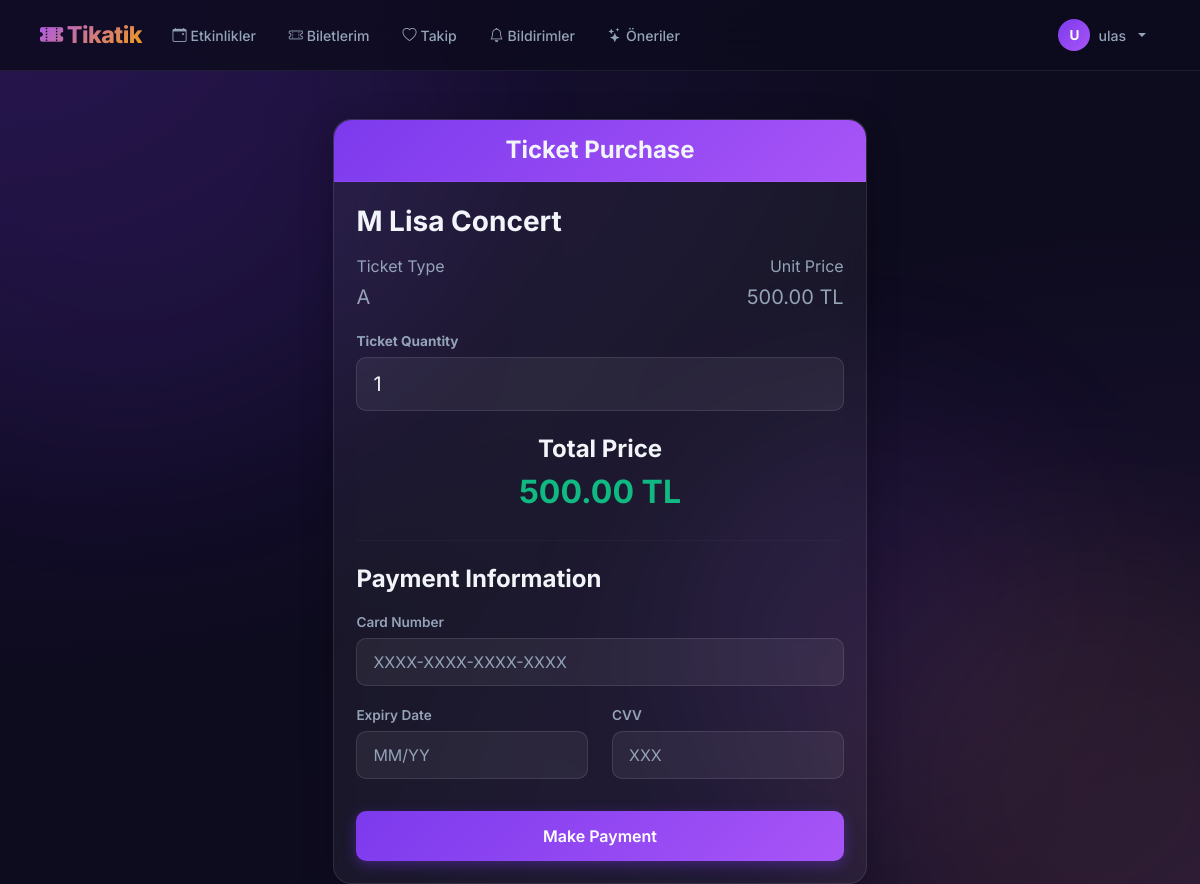
Screenshot of /bilet-al/42/ (signed in) with the database file from the repository.
### app/models.py (models this page shows, shortened)
class CustomUser(AbstractUser):
    USER_TYPE_CHOICES = (
        ('C', 'Customer'),
        ('S', 'Seller'),
        ("A", "Admin"), )
    user_type = models.CharField(max_length=1, choices=USER_TYPE_CHOICES, default='C')
    followed_artists = models.ManyToManyField('Artist', blank=True, related_name='followers')
    followed_actors = models.ManyToManyField('Actor', blank=True, related_name='actor_followers')

class Event(models.Model):
    CATEGORY_CHOICES = [
        ('concert', 'Concert'),
        ('cinema', 'Cinema'),
        ('theatre', 'Theatre'), ]
    title = models.CharField(max_length=200)
    category = models.CharField(max_length=50, choices=CATEGORY_CHOICES)
    date = models.DateField()
    time = models.TimeField()
    city = models.CharField(max_length=100, help_text="City")
    location = models.CharField(max_length=100)
    description = models.TextField()
    image = models.ImageField(upload_to='events/')
    price = models.DecimalField(max_digits=8, decimal_places=2, default=500.00)
    price_a = models.DecimalField(max_digits=8, decimal_places=2, default=500)
    price_b = models.DecimalField(max_digits=8, decimal_places=2, default=750)
    price_c = models.DecimalField(max_digits=8, decimal_places=2, default=1000)
    seats_a =models.PositiveIntegerField(default=50)
    seats_b =models.PositiveIntegerField(default=50)
    seats_c =models.PositiveIntegerField(default=50)
    artist = models.ForeignKey(Artist, on_delete=models.SET_NULL, null=True, blank=True, related_name='events_by_artist', help_text="Select the artist associated with this event.")
    actor = models.ForeignKey(Actor, on_delete=models.SET_NULL, null=True, blank=True, related_name='events_by_actor', help_text="Select the actor associated with this event.")
    is_approved = models.BooleanField(default=False)
    seller = models.ForeignKey(CustomUser, on_delete=models.CASCADE, related_name='events')
    is_on_sale = models.BooleanField(default=False)
    sale_price_a = models.DecimalField(max_digits=10, decimal_places=2, null=True, blank=True)
    sale_price_b = models.DecimalField(max_digits=10, decimal_places=2, null=True, blank=True)
    sale_price_c = models.DecimalField(max_digits=10, decimal_places=2, null=True, blank=True)
    sale_start_time = models.DateTimeField(null=True, blank=True)
    def get_current_price(self, ticket_type):
        if self.is_on_sale:
            if ticket_type == 'A':
                return self.sale_price_a if self.sale_price_a is not None else self.price_a
            elif ticket_type == 'B':
                return self.sale_price_b if self.sale_price_b is not None else self.price_b
            elif ticket_type == 'C':
                return self.sale_price_c if self.sale_price_c is not None else self.price_c

### app/views.py (the view, shortened to what this page needs)
# urls.py: path('bilet-al/<int:event_id>/', views.ticket_purchase, name='ticket_purchase'),
@login_required
def ticket_purchase(request, event_id):
    event = get_object_or_404(Event, id=event_id)
    ticket_type = request.GET.get('ticket_type', 'A')
    price = event.get_current_price(ticket_type)
    price_map = {'A': 'price_a', 'B': 'price_b', 'C': 'price_c'}
    stock_map = {'A': 'seats_a', 'B': 'seats_b', 'C': 'seats_c'}
    price = getattr(event, price_map.get(ticket_type))
    stock = getattr(event, stock_map.get(ticket_type))
    error = None
    return render(request, 'app/ticket_purchase.html', {'event': event,'ticket_type': ticket_type, 'stock': stock,'price': price,'error': error})

### app/templates/app/ticket_purchase.html (shortened to what this page needs)
{% extends 'app/navbar.html' %}
{% load crispy_forms_tags %}
{% load static %}
{% block content %}
<div class="container mt-5">
    <div class="row justify-content-center">
        <div class="col-md-8 col-lg-6">
            <div class="card shadow-lg border-0 rounded-3">
                <div class="card-header bg-primary text-white text-center py-3 rounded-top-3">
                    <h2 class="card-title mb-0 fs-4">Ticket Purchase</h2>
                </div>
                <div class="card-body p-4">
                    <h3 class="mb-3 fw-bold">{{ event.title }}</h3>
                    <div class="row mb-3">
                        <div class="col-6">
                            <p class="mb-1 text-muted">Ticket Type</p>
                            <p class="fs-5 mb-0">{{ ticket_type }}</p>
                        </div>
                        <div class="col-6 text-end">
                            <p class="mb-1 text-muted">Unit Price</p>
                            <p class="fs-5 mb-0">
                                <span id="unit-price" data-price="{{ price|floatformat:2 }}">
                                    {{ price|floatformat:2 }} TL
                                </span>
                            </p>
                        </div>
                    </div>
                    <form method="POST">
                        <div class="mb-4">
                            <label for="quantity" class="form-label fw-bold">Ticket Quantity</label>
                            <input
                                type="number"
                                id="quantity"
                                name="quantity"
                                value="1"
                                min="1"
                                max="{{ stock }}"
                                class="form-control form-control-lg"
                                onchange="updateTotal()">
                        </div>
                        <div class="text-center mb-4">
                            <h4 class="mb-1">Total Price</h4>
                            <p class="fs-2 fw-bold text-success">
                                <span id="total-price">{{ price|floatformat:2 }}</span> TL
                            </p>
                        </div>
                        <hr class="my-4">
                        <h4 class="mb-3 fw-bold">Payment Information</h4>
                        <div class="mb-3">
                            <label for="card_number" class="form-label">Card Number</label>
                            <input type="text" id="card_number" name="card_number" placeholder="XXXX-XXXX-XXXX-XXXX" class="form-control" required autocomplete="off">
                        </div>
                        <div class="row">
                            <div class="col-md-6 mb-3">
                                <label for="expiry" class="form-label">Expiry Date</label>
                                <input type="text" id="expiry" name="expiry" placeholder="MM/YY" class="form-control" required autocomplete="off">
                            </div>
                            <div class="col-md-6 mb-3">
                                <label for="cvv" class="form-label">CVV</label>
                                <input type="text" id="cvv" name="cvv" placeholder="XXX" class="form-control" required autocomplete="off">
                            </div>
                        </div>
                        <button type="submit" class="btn btn-primary w-100 btn-lg mt-3">
                            Make Payment
                        </button>
                    </form>
                </div>
            </div>
        </div>
    </div>
</div>
{% endblock %}

### app/templates/app/navbar.html (shortened to what this page needs)
{% load static %}
{% load crispy_forms_tags %}
<!DOCTYPE html>
<html lang="tr">
<head>
    <link href="https://cdn.jsdelivr.net/npm/bootstrap@5.3.3/dist/css/bootstrap.min.css" rel="stylesheet">
    <link rel="stylesheet" href="https://cdn.jsdelivr.net/npm/bootstrap-icons@1.11.3/font/bootstrap-icons.min.css">
    <link rel="stylesheet" href="https://cdnjs.cloudflare.com/ajax/libs/font-awesome/6.5.0/css/all.min.css">
    <link rel="stylesheet" href="{% static 'css/style.css' %}">
</head>
<body>
    <div class="background-shapes">
        <div class="shape shape-1"></div>
        <div class="shape shape-2"></div>
        <div class="shape shape-3"></div>
    </div>
    <nav class="navbar navbar-expand-lg">
        <div class="container-fluid px-3">
            <a class="navbar-brand" href="{% url 'dashboard' %}">
                <i class="bi bi-ticket-perforated-fill me-1"></i>Tikatik
            </a>
            <div class="collapse navbar-collapse" id="navbarMenu">
                <ul class="navbar-nav me-auto gap-1 mt-2 mt-lg-0">
                    {% if request.user.is_authenticated %}
                        <li class="nav-item">
                            <a class="nav-link" href="{% url 'event_list' %}">
                                <i class="bi bi-calendar-event me-1"></i>Etkinlikler
                            </a>
                        </li>
                        <li class="nav-item">
                            <a class="nav-link" href="{% url 'my_tickets' %}">
                                <i class="bi bi-ticket-perforated me-1"></i>Biletlerim
                            </a>
                        </li>
                        <li class="nav-item">
                            <a class="nav-link" href="{% url 'following' %}">
                                <i class="bi bi-heart me-1"></i>Takip
                            </a>
                        </li>
                        <li class="nav-item">
                            <a class="nav-link" href="{% url 'notifications' %}">
                                <i class="bi bi-bell me-1"></i>Bildirimler
                            </a>
                        </li>
                        <li class="nav-item">
                            <a class="nav-link" href="{% url 'recommended_events' %}">
                                <i class="bi bi-stars me-1"></i>Öneriler
                            </a>
                        </li>
                    {% endif %}
                </ul>
                {% if request.user.is_authenticated %}
                    <ul class="navbar-nav ms-auto align-items-lg-center">
                        <li class="nav-item dropdown">
                            <a class="nav-link dropdown-toggle d-flex align-items-center gap-2" href="#"
                               id="navbarDropdown" role="button" data-bs-toggle="dropdown" aria-expanded="false">
                                <span class="d-inline-flex align-items-center justify-content-center"
                                      style="width:32px;height:32px;border-radius:50%;background:linear-gradient(135deg,#7c3aed,#a855f7);font-size:0.85rem;font-weight:700;color:white;">
                                    {{ request.user.username|first|upper }}
                                </span>
                                <span style="font-size:0.88rem;">{{ request.user.username }}</span>
                            </a>
                        </li>
                    </ul>
                {% endif %}
            </div>
        </div>
    </nav>
    <div class="container mt-4">
        {% block content %}{% endblock %}
    </div>
</body>
</html>

### static/css/style.css (style rules this page uses)
:root { --bg-primary: #0d0b1e; --bg-secondary: #1a1033; --bg-card: rgba(255, 255, 255, 0.05); --border-card: rgba(255, 255, 255, 0.09); --purple-primary: #7c3aed; --purple-light: #a855f7; --purple-dark: #5b21b6; --gold: #f59e0b; --gold-light: #fcd34d; --text-primary: #f1f5f9; --text-secondary: #94a3b8; --success: #10b981; --danger: #ef4444; --info: #06b6d4; }
*, *::before, *::after { box-sizing: border-box; }
body { background-color: var(--bg-primary); background-image: radial-gradient(ellipse at top left, rgba(124, 58, 237, 0.18) 0%, transparent 55%), radial-gradient(ellipse at bottom right, rgba(168, 85, 247, 0.12) 0%, transparent 55%); background-attachment: fixed; font-family: 'Inter', 'Segoe UI', Arial, sans-serif; color: var(--text-primary); min-height: 100vh; }
.background-shapes { position: fixed; top: 0; left: 0; width: 100%; height: 100%; pointer-events: none; z-index: 0; overflow: hidden; }
.shape { position: absolute; border-radius: 50%; filter: blur(90px); opacity: 0.07; animation: floatShape 22s ease-in-out infinite; }
.shape-1 { width: 650px; height: 650px; background: var(--purple-primary); top: -200px; left: -200px; animation-delay: 0s; }
.shape-2 { width: 500px; height: 500px; background: var(--gold); bottom: -150px; right: -150px; animation-delay: -8s; }
.shape-3 { width: 400px; height: 400px; background: var(--purple-light); top: 45%; left: 55%; animation-delay: -16s; }
.container, nav, footer { position: relative; z-index: 1; }
.navbar { background: rgba(13, 11, 30, 0.82) !important; backdrop-filter: blur(22px); -webkit-backdrop-filter: blur(22px); border-bottom: 1px solid rgba(255, 255, 255, 0.07); padding: 0.75rem 1.5rem; position: sticky; top: 0; z-index: 1000; }
.navbar-brand { font-size: 1.45rem; font-weight: 800; background: linear-gradient(135deg, var(--purple-light) 0%, var(--gold) 100%); -webkit-background-clip: text; -webkit-text-fill-color: transparent; background-clip: text; letter-spacing: -0.5px; }
.navbar .nav-link { color: var(--text-secondary) !important; font-weight: 500; padding: 0.45rem 0.9rem !important; border-radius: 8px; transition: all 0.2s ease; font-size: 0.88rem; }
.card { background: var(--bg-card) !important; border: 1px solid var(--border-card) !important; border-radius: 18px !important; backdrop-filter: blur(12px); -webkit-backdrop-filter: blur(12px); box-shadow: 0 8px 32px rgba(0, 0, 0, 0.28) !important; transition: transform 0.3s ease, box-shadow 0.3s ease; padding: 0 !important; color: var(--text-primary); }
.card-body { padding: 1.4rem !important; color: var(--text-primary); }
.card-title { font-weight: 700; color: var(--text-primary); }
.card-header { background: rgba(255, 255, 255, 0.04) !important; border-bottom: 1px solid rgba(255, 255, 255, 0.07) !important; border-radius: 18px 18px 0 0 !important; padding: 1rem 1.4rem !important; }
.btn { border-radius: 10px !important; font-weight: 600; font-size: 0.88rem; padding: 0.6rem 1.4rem; transition: all 0.22s ease; border: none !important; }
.btn-primary { background: linear-gradient(135deg, var(--purple-primary), var(--purple-light)) !important; color: white !important; box-shadow: 0 4px 14px rgba(124, 58, 237, 0.38); }
.btn-lg { padding: 0.8rem 2rem !important; font-size: 1rem !important; }
.form-control, .form-select { background: rgba(255, 255, 255, 0.06) !important; border: 1px solid rgba(255, 255, 255, 0.11) !important; color: var(--text-primary) !important; border-radius: 10px !important; padding: 0.68rem 1rem !important; transition: all 0.2s ease; }
.form-control::placeholder { color: var(--text-secondary) !important; }
.form-label { color: var(--text-secondary); font-size: 0.85rem; font-weight: 600; margin-bottom: 0.35rem; }
label { color: var(--text-secondary); }
h1, h2, h3, h4, h5, h6 { color: var(--text-primary); font-weight: 700; }
p { color: var(--text-secondary); margin-bottom: 0.5rem; }
.text-muted { color: var(--text-secondary) !important; }
.text-success { color: var(--success) !important; }
hr { border-color: rgba(255, 255, 255, 0.09) !important; }
.bg-primary { background: linear-gradient(135deg, var(--purple-primary), var(--purple-light)) !important; }

### rows the page displays
CustomUser: user.username|first "U", user.username "ulas"
Event: title "M Lisa Concert", price_a "500.00"

### other values shown
{{ ticket_type }} "A"
